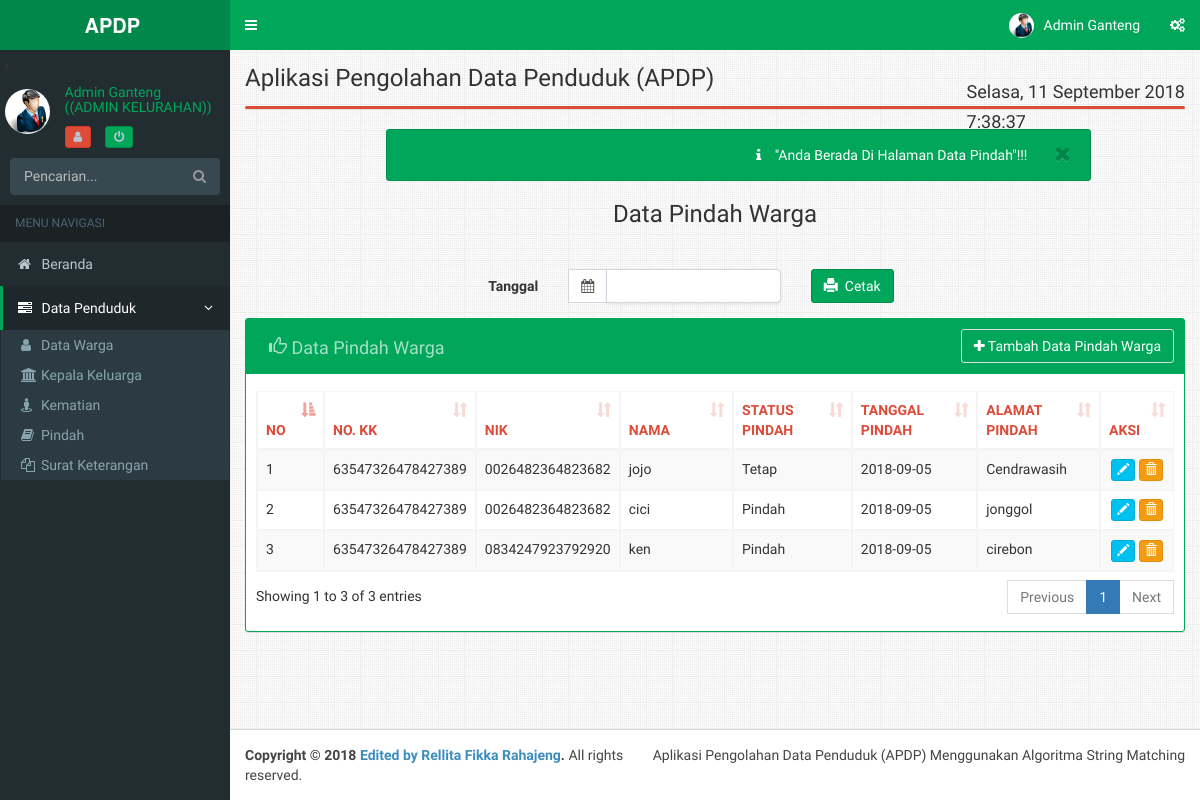
Page /admin-kelurahan/index.php?module=pindah (signed in) on the committed database.
### tables this page shows
CREATE TABLE IF NOT EXISTS `data_warga` (
  `id` varchar(10) NOT NULL,
  `nik` bigint(16) unsigned zerofill DEFAULT NULL,
  `nama` varchar(50) NOT NULL,
  `no_kk` bigint(16) unsigned zerofill DEFAULT NULL,
  `jk` enum('Laki-laki','Perempuan') NOT NULL,
  `tempat_lhr` varchar(50) NOT NULL,
  `tanggal_lhr` date NOT NULL,
  `gol_dar` varchar(3) NOT NULL,
  `kewarganegaraan` enum('wni','wna') NOT NULL,
  `agama` varchar(10) NOT NULL,
  `pendidikan` varchar(30) NOT NULL,
  `pekerjaan` varchar(20) NOT NULL,
  `status_nikah` varchar(25) NOT NULL,
  `status_keluarga` varchar(25) NOT NULL,
  `nama_ayah` varchar(50) NOT NULL,
  `nama_ibu` varchar(50) NOT NULL,
  `alamat` text NOT NULL,
  `desa` varchar(40) NOT NULL,
  `rt` int(3) unsigned zerofill NOT NULL,
  `rw` int(3) unsigned zerofill NOT NULL
);

CREATE TABLE IF NOT EXISTS `pindah` (
  `id_pindah` varchar(10) NOT NULL,
  `status_pindah` varchar(25) NOT NULL,
  `tanggal_pindah` date NOT NULL,
  `alamat_pindah` text NOT NULL,
  `id` varchar(10) NOT NULL
);

### admin-kelurahan/module/pindah/pindah.php (the view, shortened to what this page needs)
<?php
$aksi="module/pindah/pindah_aksi.php";
switch($_GET[aksi]){
default:
?>
<div style="margin-right:10%;margin-left:15%" class="alert alert-success alert-dismissable">
<button type="button" class="btn btn-primary close" data-dismiss="alert" aria-hidden="true">&nbsp;<i class="fa fa-close "></i>&nbsp;</button>
<p>&nbsp;&nbsp;&nbsp;&nbsp;&nbsp;&nbsp;&nbsp;&nbsp;&nbsp;&nbsp;&nbsp;&nbsp;&nbsp;&nbsp;&nbsp;&nbsp;&nbsp;&nbsp;&nbsp;&nbsp;&nbsp;&nbsp;&nbsp;
<i class="icon fa fa-info"></i>
"Anda Berada Di Halaman Data Pindah"!!!
</p>
</div>
<div class="text-center">
<h3>Data Pindah Warga</h3><hr/></div>
<form class="form-horizontal" action="module/laporan/cetak_pindah.php" method="post">
  <div class="form-group">
    <label class="col-sm-4 control-label">Tanggal</label>
    <div class="col-sm-3">
    <div class="input-group">
  <div class="input-group-addon">
	<i class="fa fa-calendar"></i>
  </div>
  <input type="text" name="tanggal" required="required" class="form-control pull-right" id="reservation"/>
</div>
</div>
<div class="col-sm-1">
<button type="submit"name="submit" onclick="this.form.target='_blank';return true;" class="btn btn-success"><i class="glyphicon glyphicon-print"></i>&nbsp; Cetak</button>
</div></div>
</form>
	<div class="box box-solid box-success">
		<div class="box-header">
		<h3 class="btn btn disabled box-title">
		<i class="glyphicon glyphicon-thumbs-up"></i>
		Data Pindah Warga </h3>
		<a class="btn btn-default pull-right" href="?module=pindah&aksi=list_pindah">
		<i class="fa  fa-plus"></i> Tambah Data Pindah Warga </a>
		</div>
	<div class="box-body">
	<table id="example2" class="table table-bordered table-striped">
<thead>
	<tr class="text-red">
		<th class="col-sm-1">NO</th>
		<th class="col-sm-1">NO. KK</th>
		<th class="col-sm-1">NIK</th>
		<th class="col-sm-2">NAMA</th>
		<th class="col-sm-2">STATUS PINDAH</th>
		<th class="col-sm-2">TANGGAL PINDAH</th>
		<th class="col-sm-2">ALAMAT PINDAH</th>
		<th class="col-sm-1">AKSI</th>
	</tr>
</thead>
<tbody>
<?php
$sql = "SELECT * FROM data_warga a, pindah b where a.id=b.id ";
$tampil = mysql_query($sql);
$no=1;
while ($k = mysql_fetch_array($tampil)) {
$Kode = $k['id'];?>
	<tr>
	<td><?php echo $no++; ?></td>
	<td><?php echo $k['no_kk']; ?></td>
	<td><?php echo $k['nik']; ?></td>
	<td><?php echo $k['nama']; ?></td>
	<td><?php echo $k['status_pindah']; ?></td>
	<td><?php echo $k['tanggal_pindah']; ?></td>
	<td><?php echo $k['alamat_pindah']; ?></td>
	<td align="center">
	<a  class="btn btn-xs btn-info" href="?module=pindah&aksi=edit&id_pindah=<?php echo $k['id_pindah'];?>" alt="Edit Data"><i class="glyphicon glyphicon-pencil"></i></a>
	<a class="btn btn-xs btn-warning" href="<?php echo $aksi ?>?module=pindah&aksi=hapus&id_pindah=<?php echo $k['id_pindah'];?>"  alt="Delete Data" onclick="return confirm('ANDA YAKIN AKAN MENGHAPUS DATA <?php echo $Kode; ?>	?')"> <i class="glyphicon glyphicon-trash"></i></a>
	</td>
	<?php
	}
	?>
	</tr>
			</tbody>
		</table>
	</div>
</div>
<?php
break;
?>
<?php
}
?>

### admin-kelurahan/index.php (shortened to what this page needs)
<!DOCTYPE html>
<html>
  <head>
    <link href="../aset/plugins/daterangepicker/daterangepicker-bs3.css" rel="stylesheet" type="text/css" />
    <link href="../aset/plugins/iCheck/all.css" rel="stylesheet" type="text/css" />
    <link href="../aset/plugins/colorpicker/bootstrap-colorpicker.min.css" rel="stylesheet"/>
    <link href="../aset/plugins/timepicker/bootstrap-timepicker.min.css" rel="stylesheet"/>
    <link href="../aset/dist/css/skins/_all-skins.min.css" rel="stylesheet" type="text/css" />
    <link href="../aset/plugins/iCheck/all.css" rel="stylesheet" type="text/css" />
    <link href="../aset/bootstrap/css/bootstrap.min.css" rel="stylesheet" type="text/css" />
    <link href="https://maxcdn.bootstrapcdn.com/font-awesome/4.3.0/css/font-awesome.min.css" rel="stylesheet" type="text/css" />
    <link href="https://code.ionicframework.com/ionicons/2.0.1/css/ionicons.min.css" rel="stylesheet" type="text/css" />
    <link href="../aset/plugins/datatables/dataTables.bootstrap.css" rel="stylesheet" type="text/css" />
    <link href="../aset/dist/css/AdminLTE.min.css" rel="stylesheet" type="text/css" />
    <link href="../aset/dist/css/skins/_all-skins.min.css" rel="stylesheet" type="text/css" />
  </head>
  <body class="skin-green sidebar-mini fixed">
    <div class="wrapper">
      <header class="main-header">
        <a href="" class="logo">
          <span class="logo-lg"><b>APDP&nbsp;</b> </span>
        </a>
        <nav class="navbar navbar-static-top" role="navigation">
          <a href="#" class="sidebar-toggle" data-toggle="offcanvas" role="button">
          </a>
          <div class="navbar-custom-menu">
            <ul class="nav navbar-nav">
				<li class="dropdown user user-menu">
				<a href="#" class="dropdown-toggle" data-toggle="dropdown">
                  <img src="../aset/dist/img/admin.jpg" class="user-image" alt="User Image"/>
                  <span class="hidden-xs">
				  <?php
				   echo $_SESSION['nama'];
				  ?>
				  </span>
                </a>
              </li>
			  <li>
            <a href="#" data-toggle="control-sidebar"><i class="fa fa-gears"></i></a>
          </li>
            </ul>
          </div>
        </nav>
      </header>
      <aside class="main-sidebar">
        <section class="sidebar">
         <li style="margin:2%;">
			<table>
			<tr>
			<td rowspan="3"><img src="../aset/dist/img/admin.jpg"style="margin-right:15px;width:45px;height:45px;" class="img-circle" alt="User Image" /></td>
			<th><h5 class="text-green"> <?php echo $_SESSION['nama']; ?><p>((ADMIN KELURAHAN))</p></h5>
			</th>
			<tr>
			<td><i class="text-green">
				<a href="index.php?module=edit_user&id_user=<?php echo $_SESSION['id'];?>" class="btn btn-xs btn-danger ">&nbsp;<i class="fa fa-user"></i>&nbsp;</a>
				<a href="../logout.php" class="btn btn-xs btn-success ">&nbsp;<i class="fa fa-power-off"></i>&nbsp;</a>&nbsp;&nbsp;
			</td>
			</tr>
			</tr>
			</table>
			</li>
            <?php
            include STRING_MATCHING_DIR."/form.php";
            ?>
<ul class="sidebar-menu">
            <li class="header">MENU NAVIGASI</li>
			<li><a href="?module=home"><i class="fa fa-home"></i> <span>Beranda</span></a></li>
			<li class="active treeview">
			 <a href="#">
                <i class="fa fa-tasks"></i> <span>Data Penduduk</span> <i class="fa fa-angle-left pull-right"></i>
              </a>
<ul class="treeview-menu">
				<li><a href='?module=warga' ><i class="fa fa-user"></i><span>Data Warga</span></a></li>
				<li><a href='?module=kk' ><i class="fa fa-institution"></i><span>Kepala Keluarga</span></a></li>
				<li><a href='?module=kematian' ><i class="fa fa-street-view"></i><span>Kematian</span></a></li>
				<li><a href='?module=pindah' ><i class="fa fa-book"></i><span>Pindah</span></a></li>
				<li><a href='?module=surat_keterangan'><i class="fa fa-files-o"></i><span>Surat Keterangan</span></a></li>
</ul>
</ul>
        </section>
      </aside>
      <div style="background:url(../images/0.png)repeat;" class="content-wrapper">
        <section  class="content-header">
          <h1> Aplikasi Pengolahan Data Penduduk (APDP)
          </h1>
          <ol class="breadcrumb">
		  <div>
           <li width="200"><div class="Tanggal"><h4><script language="JavaScript">document.write(tanggallengkap);</script></li>
            <li align="left" width="620"> <h4><div id="output" class="jam" ></li>
          </ol>
        </section>
        <section  class="content">
<div class="box box-danger">
</div>
	<?php include "isi.php";?>
        </section>
      </div>
      <footer class="main-footer">
        <div class="pull-right hidden-xs">
          Aplikasi Pengolahan Data Penduduk (APDP) Menggunakan Algoritma String Matching
        </div>
        <strong>Copyright &copy; 2018 <a href="#">Edited by Rellita Fikka Rahajeng</a>.</strong> All rights reserved.
      </footer>
</div>
  </body>
</html>

### string-matching/form.php (shortened to what this page needs)
<?php
$q = @$_POST['q'] ? $_POST['q'] : @$_GET['q'];
?>
<form action="?module=search" method="post" class="sidebar-form">
    <div class="input-group">
        <input type="text" name="q" class="form-control" placeholder="Pencarian..." value="<?=$q;?>"/>
        <span class="input-group-btn">
                <button type='submit' name='search' id='search-btn' class="btn btn-flat"><i class="fa fa-search"></i></button>
              </span>
    </div>
</form>

### admin-kelurahan/isi.php (shortened to what this page needs)
<?php
if ($_GET['module'] == "home") {
	include "module/home/home.php";
}
else if ($_GET['module'] == "warga") {
	include "module/warga/warga.php";
}
else if ($_GET['module'] == "kk") {
	include "module/kk/kk.php";
}
else if ($_GET['module'] == "grafik") {
	include "module/grafik/grafik.php";
}
else if ($_GET['module'] == "kematian") {
	include "module/kematian/kematian.php";
}
else if ($_GET['module'] == "pindah") {
	include "module/pindah/pindah.php";
}
?>

### rows in the picture
data_warga: no_kk "63547326478427389", nik "0026482364823682", nama "jojo", pindah.status_pindah "Tetap", pindah.tanggal_pindah "2018-09-05", pindah.alamat_pindah "Cendrawasih"
data_warga: no_kk "63547326478427389", nik "0026482364823682", nama "cici", pindah.status_pindah "Pindah", pindah.tanggal_pindah "2018-09-05", pindah.alamat_pindah "jonggol"
data_warga: no_kk "63547326478427389", nik "0834247923792920", nama "ken", pindah.status_pindah "Pindah", pindah.tanggal_pindah "2018-09-05", pindah.alamat_pindah "cirebon"

### other values in the picture
$_SESSION['nama'] "Admin Ganteng"
